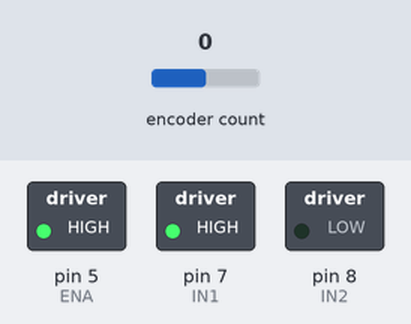
The sketch below on a simulated Arduino Uno, built with avr-gcc and run on an emulated ATmega328P. Shown: switched loads named in the sketch (green lamp = pin HIGH). The inputs (shaded band) are chosen by the test bench; at power-on: encoder count 0. What the sketch prints to the serial monitor is not drawn.

Above: at 0.1 s.
Timing chart, 0 to 1.6 s (numbered marks = the images above):
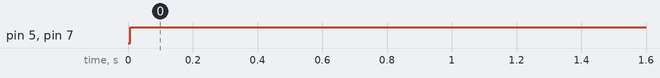

Measured:
- by itself, pin 5 (ENA), pin 7 (IN1): LOW → HIGH at 0.01 s

The sketch:

ControlSpeed_Kp.ino
```cpp
#include <Encoder.h>
#define IN1 7
#define IN2 8
#define ENA 5
#define RR A0

Encoder motor(2,3); //2 interrupt pins
const int oneRev=194;
long currentEncoder=0;
long previousEncoder=0;
long currentMillis=0;
long previousMillis=0;
int interval=10;  //ms

float currentSpeed=0;
float previousSpeed=0;
float vFilt=0;
float vpreFilt=0;
float v=0;
float desiredSpeed=1000;
float error=0;
int pwmValue=100; //0 - 255 dec 0x00 - 0xFF hex
int direct=1;  //1 clockwise  //0 counter-clockwise
float Kp=1.5;  //controlsignal = Kp*error


void setup() {
  pinMode(IN1,OUTPUT);
  pinMode(IN2,OUTPUT);
  pinMode(ENA,OUTPUT);
  pinMode(RR,INPUT);
  Serial.begin(9600);
  Serial.println("Reading speed of the motor");
  Serial.println("-----------------------------------------");
}

void loop() {
  v=read_speed();
  vFilt=0.854*vFilt+0.0728*v+0.0728*vpreFilt;
  vpreFilt=v;

  currentSpeed=vFilt;

  error= desiredSpeed-currentSpeed;
  pwmValue=Kp*error;
  direct=1;

  if (pwmValue<0)
  {
    pwmValue=abs(pwmValue);
    direct=0;
  }

  if (pwmValue>255) pwmValue=255;

  analogWrite(ENA,pwmValue);
  digitalWrite(IN1,direct);
  digitalWrite(IN2,!direct);
//  Serial.print("Current speed=\t");
  Serial.print(int(currentSpeed));
//  Serial.print("\tDesired speed=\t");
Serial.print(" ");
  Serial.println(int(desiredSpeed));
}

float read_speed(void)
{
    //read angular speed of the motor
    //return angular speed in rpm
    currentEncoder = motor.read();
    currentMillis = millis();
    long deltaT=(currentMillis - previousMillis);
    if (deltaT>=interval)
    {
        float rot_speed = (float)((60000/deltaT)*(currentEncoder - previousEncoder)/oneRev);
        previousEncoder = currentEncoder;
        previousMillis = currentMillis;
        previousSpeed=rot_speed;
        return rot_speed;
    }
    else
    {
      return previousSpeed;
    }

}
```
